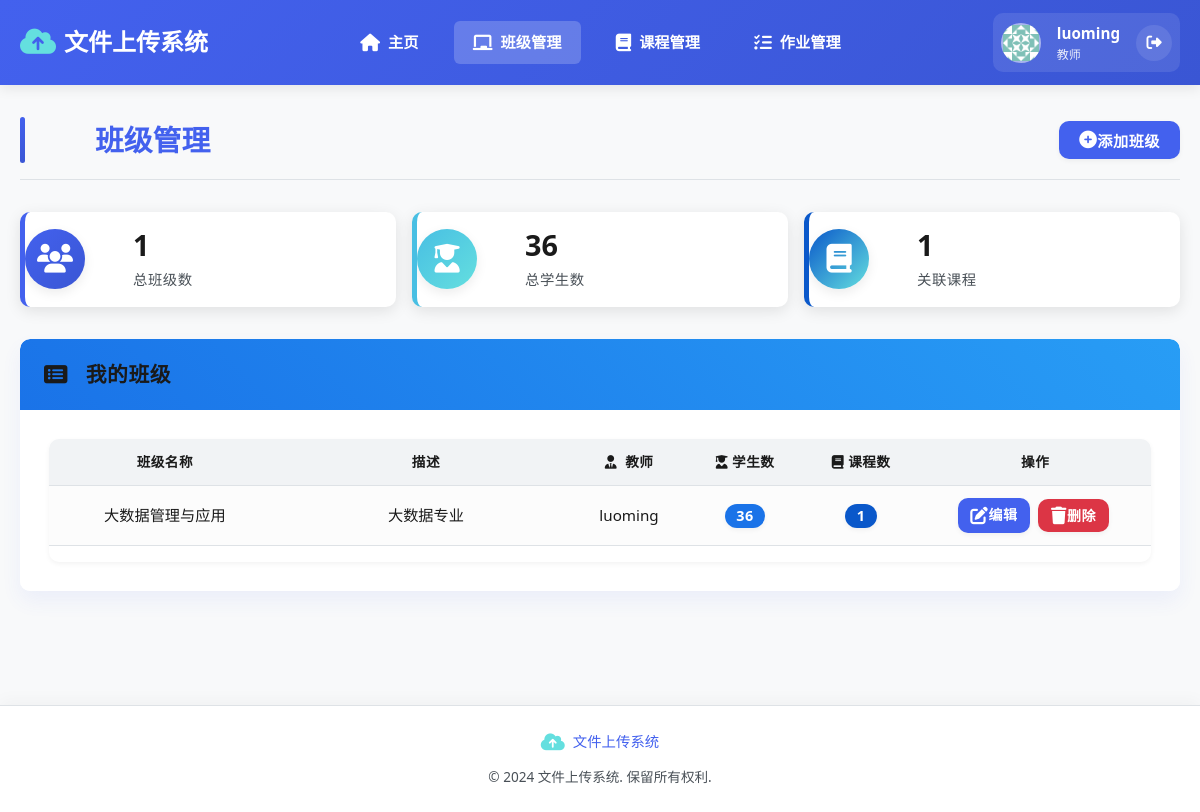
The page /classes (signed in) on the database its author committed.
### app/models/models.py (models this page shows)
class User(Base):
    __tablename__ = "users"
    id = Column(Integer, primary_key=True, index=True)
    username = Column(String, unique=True, index=True)
    hashed_password = Column(String)
    role = Column(String)  # admin, teacher, student
    created_at = Column(DateTime, default=datetime.datetime.now)
    classes = relationship("Class", secondary=class_student_association, back_populates="students")
    teacher_classes = relationship("Class", back_populates="teacher")
    assignments = relationship("Assignment", back_populates="teacher")
    submissions = relationship("Submission", back_populates="student")

class Class(Base):
    __tablename__ = "classes"
    id = Column(Integer, primary_key=True, index=True)
    name = Column(String, index=True)
    description = Column(String, nullable=True)
    teacher_id = Column(Integer, ForeignKey("users.id"))
    created_at = Column(DateTime, default=datetime.datetime.now)
    teacher = relationship("User", back_populates="teacher_classes", foreign_keys=[teacher_id])
    students = relationship("User", secondary=class_student_association, back_populates="classes")
    courses = relationship("Course", secondary=course_class_association, back_populates="classes")
    assignments = relationship("Assignment", back_populates="class_obj")

### app/routers/classes.py (the view)
@router.get("/classes", response_class=HTMLResponse, name="classes")
async def list_classes(
    request: Request,
    current_user: User = Depends(teacher_required),
    db: Session = Depends(get_db)
):
    if current_user.role == "admin":
        classes = db.query(Class).all()
    else:
        classes = db.query(Class).filter(Class.teacher_id == current_user.id).all()
    return templates.TemplateResponse(
        "classes.html",
        {"request": request, "user": current_user, "classes": classes}
    )

### templates/classes.html (shortened to what this page needs)
{% extends "layout.html" %}
{% block content %}
<div class="page-header">
    <h1> 班级管理</h1>
    <button class="btn btn-primary btn-lg" onclick="window.location.href='{{ url_for('create_class') }}'">
        <i class="fas fa-plus-circle"></i> 添加班级
    </button>
</div>
<div class="dashboard-stats mb-4">
    <div class="stat-card">
        <div class="stat-card-icon bg-primary">
            <i class="fas fa-users"></i>
        </div>
        <div class="stat-card-content">
            <div class="stat-value">{{ classes|length }}</div>
            <div class="stat-label">总班级数</div>
        </div>
    </div>
    <div class="stat-card">
        <div class="stat-card-icon bg-success">
            <i class="fas fa-user-graduate"></i>
        </div>
        <div class="stat-card-content">
            <div class="stat-value">{{ classes|map(attribute='students')|map('length')|sum }}</div>
            <div class="stat-label">总学生数</div>
        </div>
    </div>
    <div class="stat-card">
        <div class="stat-card-icon bg-info">
            <i class="fas fa-book"></i>
        </div>
        <div class="stat-card-content">
            <div class="stat-value">{{ classes|map(attribute='courses')|map('length')|sum }}</div>
            <div class="stat-label">关联课程</div>
        </div>
    </div>
</div>
<div class="card shadow-lg border-0">
    <div class="card-header bg-gradient-primary text-white">
        <h2 class="mb-0"><i class="fas fa-list-alt"></i> 我的班级</h2>
    </div>
    <div class="card-body">
        {% if classes %}
        <div class="table-responsive">
            <table class="table table-hover table-striped">
                <thead class="thead-light">
                    <tr>
                        <th scope="col" style="width: 20%;">班级名称</th>
                        <th scope="col" style="width: 25%;">描述</th>
                        <th scope="col" style="width: 10%;"><i class="fas fa-user-tie"></i> 教师</th>
                        <th scope="col" style="width: 10%;"><i class="fas fa-user-graduate"></i>学生数</th>
                        <th scope="col" style="width: 10%;"><i class="fas fa-book"></i>课程数</th>
                        <th scope="col" style="width: 20%;">操作</th>
                    </tr>
                </thead>
                <tbody>
                    {% for class in classes %}
                    <tr>
                        <td class="font-weight-bold">{{ class.name }}</td>
                        <td class="description-cell" data-description="{{ class.description or '无' }}" style="max-width: 250px; width: 250px;">{{ class.description or '无' }}</td>
                        <td class="text-center">
                            {{ class.teacher.username }}
                        </td>
                        <td class="text-center">
                            <span class="badge custom-badge-primary">{{ class.students|length }}</span>
                        </td>
                        <td class="text-center">
                            <span class="badge custom-badge-info">{{ class.courses|length }}</span>
                        </td>
                        <td>
                            <div class="btn-group" role="group">
                                <a href="{{ url_for('view_class', class_id=class.id) }}" class="btn btn-sm btn-primary" title="编辑班级">
                                    <i class="fas fa-edit"></i> 编辑
                                </a>
                                <button onclick="confirmDelete('class', '{{ class.id }}', '{{ class.name }}')" class="btn btn-sm btn-danger" title="删除班级">
                                    <i class="fas fa-trash"></i> 删除
                                </button>
                            </div>
                        </td>
                    </tr>
                    {% endfor %}
                </tbody>
            </table>
        </div>
        {% endif %}
    </div>
</div>
{% endblock %}

### templates/layout.html (shortened to what this page needs)
<!DOCTYPE html>
<html lang="zh-CN">
<head>
    <link rel="stylesheet" href="https://cdnjs.cloudflare.com/ajax/libs/font-awesome/6.4.0/css/all.min.css">
    <link rel="stylesheet" href="{{ url_for('static', path='/css/style.css') }}">
</head>
<body>
    <header>
        <div class="container">
            <div class="navbar">
                <a href="/dashboard" class="logo">
                    <i class="fas fa-cloud-upload-alt"></i>
                    <span>文件上传系统</span>
                </a>
                <nav class="nav-links-container">
                    <ul class="nav-links">
                        <li><a href="{{ url_for('dashboard') }}" class="{{ 'active' if request.url.path == '/dashboard' }}"><i class="fas fa-home"></i> 主页</a></li>
                        {% if user.role == 'teacher' or user.role == 'admin' %}
                        <li><a href="{{ url_for('classes') }}" class="{{ 'active' if request.url.path == '/classes' }}"><i class="fas fa-chalkboard"></i> 班级管理</a></li>
                        <li><a href="{{ url_for('courses') }}" class="{{ 'active' if request.url.path == '/courses' }}"><i class="fas fa-book"></i> 课程管理</a></li>
                        <li><a href="{{ url_for('assignments') }}" class="{{ 'active' if request.url.path == '/assignments' }}"><i class="fas fa-tasks"></i> 作业管理</a></li>
                        {% endif %}
                    </ul>
                </nav>
                <div class="user-info">
                    <div class="user-avatar">
                        <img src="{{ url_for('static', path='/images/avatar.png') }}" alt="用户头像">
                    </div>
                    <div class="user-details">
                        <span class="user-name">{{ user.username }}</span>
                        <span class="user-role">{{ user.role|replace('admin', '管理员')|replace('teacher', '教师')|replace('student', '学生') }}</span>
                    </div>
                    <a href="{{ url_for('logout') }}" class="logout-btn"><i class="fas fa-sign-out-alt"></i></a>
                </div>
            </div>
        </div>
    </header>
    <div class="main-content">
        <div class="container">
            <div class="content-wrapper">
                {% block content %}{% endblock %}
            </div>
        </div>
    </div>
    <footer>
        <div class="container">
            <div class="footer-content">
                <div class="footer-logo">
                    <i class="fas fa-cloud-upload-alt"></i>
                    <span>文件上传系统</span>
                </div>
                <p class="copyright">&copy; 2024 文件上传系统. 保留所有权利.</p>
            </div>
        </div>
    </footer>
</body>
</html>

### templates/classes.html (style rules this page uses)
.bg-gradient-primary { background: linear-gradient(45deg, #1a73e8, #289df5); }
.card { transition: all 0.3s; }
.dashboard-stats { display: flex; flex-wrap: wrap; gap: 1rem; margin-bottom: 2rem; }
.stat-card { background: white; border-radius: 10px; overflow: hidden; box-shadow: 0 4px 15px rgba(0,0,0,0.1); flex: 1; min-width: 220px; display: flex; align-items: center; padding: 0; transition: all 0.3s; }
.stat-card-icon { padding: 1.5rem; font-size: 2rem; color: white; display: flex; align-items: center; justify-content: center; }
.bg-primary { background-color: #1a73e8; }
.bg-success { background-color: #198754; }
.bg-info { background-color: #0a58ca; }
.stat-card-content { padding: 1rem 1.5rem; flex: 1; }
.stat-value { font-size: 1.8rem; font-weight: bold; margin-bottom: 0.3rem; color: #1a1a1a; }
.stat-label { color: #495057; font-size: 0.9rem; font-weight: 500; }
.table th { background-color: #f1f3f5; }
.btn-group .btn { margin-right: 0.25rem; }
.custom-badge-primary { background-color: #1a73e8; color: white; font-size: 0.9rem; font-weight: 600; padding: 0.35em 0.8em; border-radius: 50rem; }
.custom-badge-info { background-color: #0a58ca; color: white; font-size: 0.9rem; font-weight: 600; padding: 0.35em 0.8em; border-radius: 50rem; }
.page-header h1 { display: flex; align-items: center; font-size: 1.8rem; font-weight: 600; color: var(--primary-color); }
.card-header h2 i { margin-right: 0.75rem; }

### rows shown on the page
User: username "luoming", role "教师"
Class: name "大数据管理与应用", description "大数据专业", teacher.username "luoming", students|length "36", courses|length "1"

### other values the page prints
{{ classes|length }} "1"
{{ classes|map(attribute='students')|map('length')|sum }} "36"
{{ classes|map(attribute='courses')|map('length')|sum }} "1"
